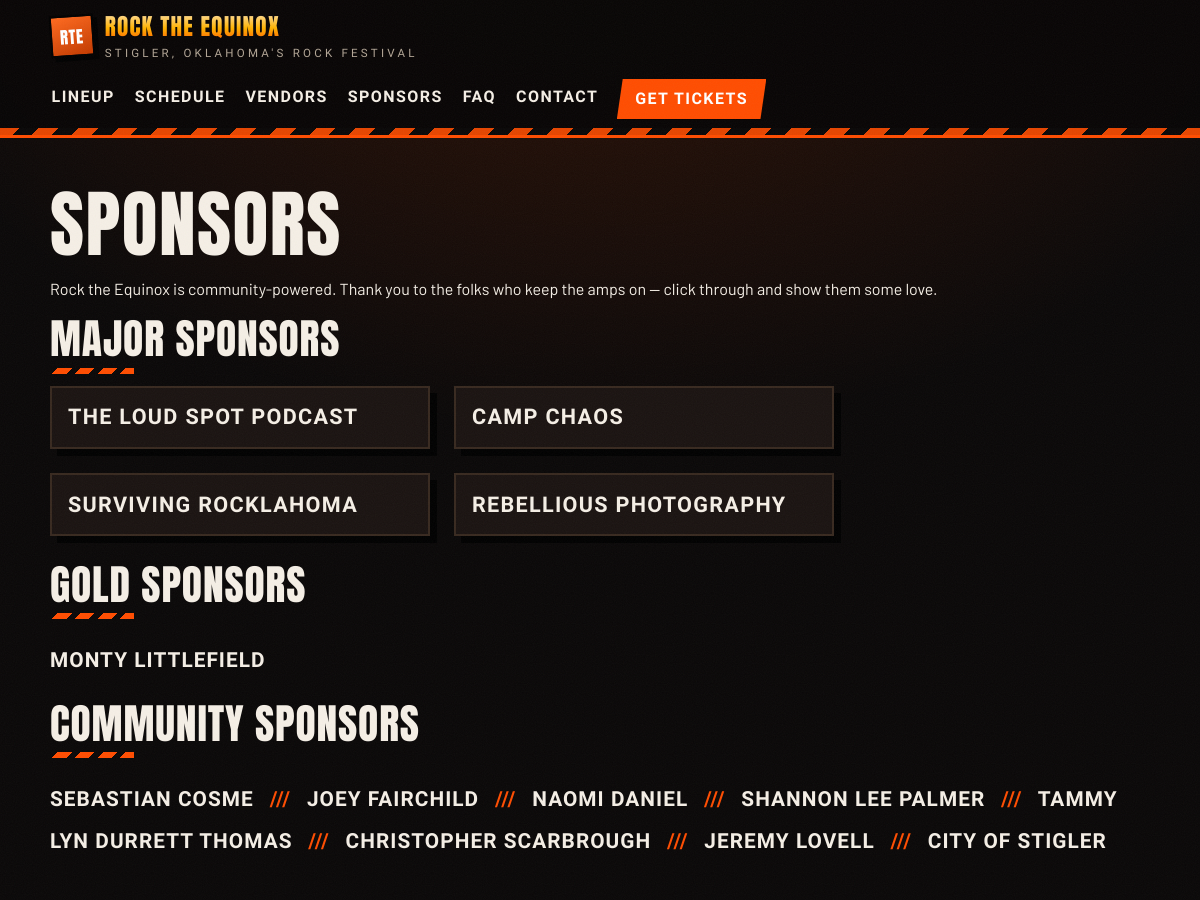
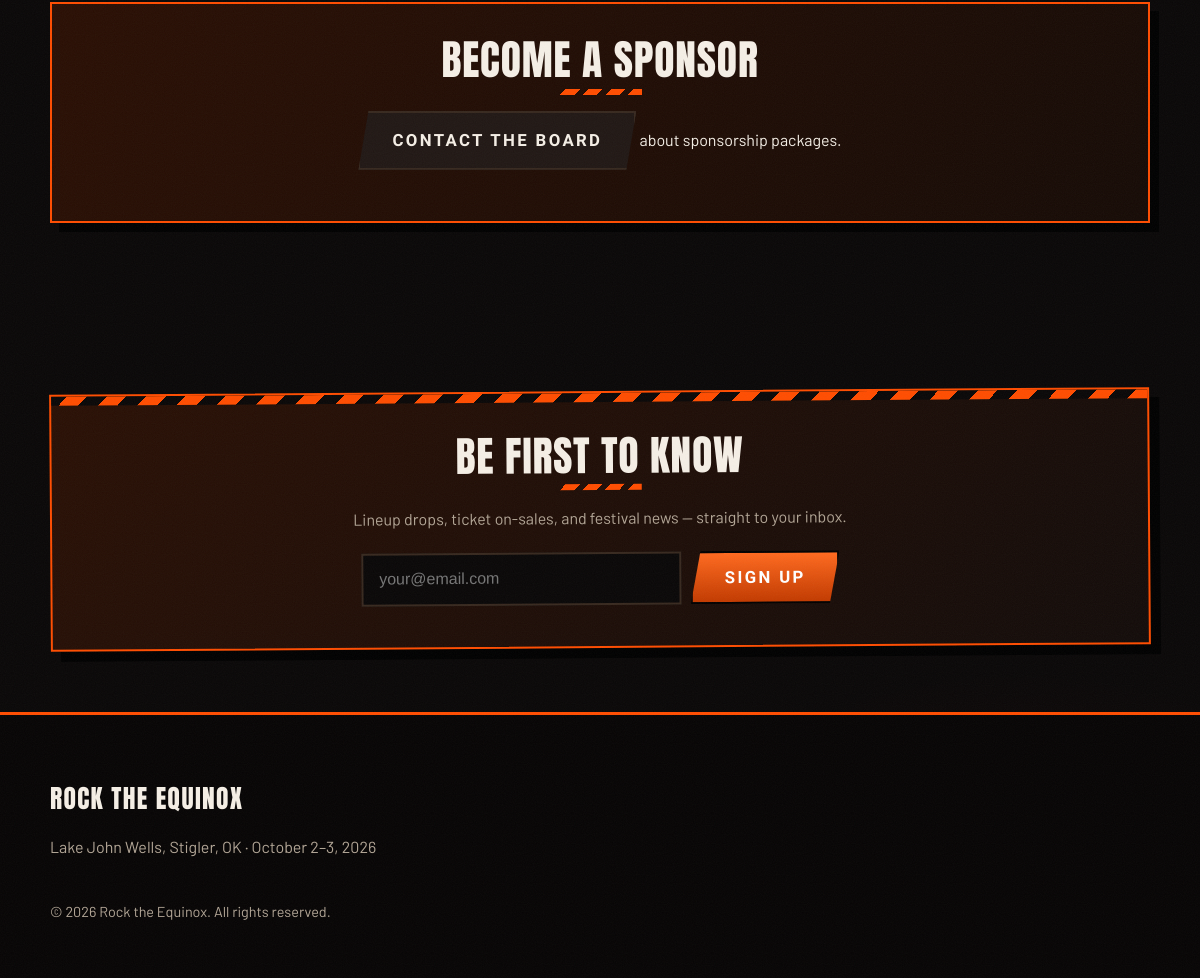
Page /sponsors.php on the committed database (2 pictures, top to bottom).
### tables this page shows
CREATE TABLE IF NOT EXISTS sponsors (
    id INT AUTO_INCREMENT PRIMARY KEY,
    name VARCHAR(120) NOT NULL,
    tier VARCHAR(40) DEFAULT 'Bronze',
    logo_url VARCHAR(255) DEFAULT '',
    website VARCHAR(255) DEFAULT '',
    sort_order INT DEFAULT 0
);

CREATE TABLE IF NOT EXISTS settings (
    `key` VARCHAR(60) PRIMARY KEY,
    `value` TEXT
);

### includes/db.php (called while the page is built, shortened)
<?php
function setting(PDO $pdo, string $key, string $default = ''): string {
    static $cache = [];
    if (!array_key_exists($key, $cache)) {
        $stmt = $pdo->prepare('SELECT `value` FROM settings WHERE `key` = ?');
        $stmt->execute([$key]);
        $cache[$key] = $stmt->fetchColumn() ?: $default;
    }
    return $cache[$key];
}
function e(string $s): string {
    return htmlspecialchars($s, ENT_QUOTES, 'UTF-8');
}

### public/sponsors.php (the view, shortened to what this page needs)
<?php
require_once __DIR__ . '/../includes/header.php';
$sponsors = $pdo->query("SELECT * FROM sponsors ORDER BY sort_order ASC, name ASC")->fetchAll();
$majors = [];
$others = [];
foreach ($sponsors as $s) {
    if (strcasecmp($s['tier'], 'Major') === 0) { $majors[] = $s; }
    else { $others[$s['tier']][] = $s; }
}
?>
<h1>Sponsors</h1>
<p>Rock the Equinox is community-powered. Thank you to the folks who keep the amps on — click through and show them some love.</p>
<?php if ($majors): ?>
<h2>Major sponsors</h2>
<div class="sponsor-majors">
<?php foreach ($majors as $s): ?>
    <article class="sponsor-major">
        <?php if ($s['website']): ?>
        <a href="<?= e($s['website']) ?>" target="_blank" rel="noopener">
            <span class="sponsor-name"><?= e($s['name']) ?></span>
        </a>
        <?php else: ?>
            <span class="sponsor-name"><?= e($s['name']) ?></span>
        <?php endif; ?>
    </article>
<?php endforeach; ?>
</div>
<?php endif; ?>
<?php foreach ($others as $tier => $list): ?>
<h2><?= e($tier) ?> sponsors</h2>
<p class="sponsor-names">
<?php foreach ($list as $i => $s): ?>
    <?php if ($i): ?><span class="sep">///</span><?php endif; ?>
    <?php if ($s['website']): ?><a href="<?= e($s['website']) ?>" target="_blank" rel="noopener"><?= e($s['name']) ?></a><?php else: ?><?= e($s['name']) ?><?php endif; ?>
<?php endforeach; ?>
</p>
<?php endforeach; ?>
<section class="cta-band">
    <h2>Become a sponsor</h2>
    <p><a class="btn" href="contact.php">Contact the board</a> about sponsorship packages.</p>
</section>
<?php require_once __DIR__ . '/../includes/footer.php'; ?>

### includes/header.php (shortened to what this page needs)
<?php
require_once __DIR__ . '/db.php';
$siteName = setting($pdo, 'site_name', 'Rock the Equinox');
$tagline  = setting($pdo, 'tagline', '');
$ticketUrl = setting($pdo, 'ticket_url', '');
?>
<!DOCTYPE html>
<html lang="en">
<head>
<link rel="stylesheet" href="assets/css/style.css">
</head>
<body>
<header class="site-header">
    <div class="wrap">
        <a class="brand" href="index.php">
            <span class="brand-mark" aria-hidden="true">RTE</span>
            <span>
            <span class="brand-name"><?= e($siteName) ?></span>
            <?php if ($tagline): ?><span class="brand-tag"><?= e($tagline) ?></span><?php endif; ?>
            </span>
        </a>
        <nav class="main-nav">
            <a href="lineup.php">Lineup</a>
            <a href="schedule.php">Schedule</a>
            <a href="vendors.php">Vendors</a>
            <a href="sponsors.php">Sponsors</a>
            <a href="faq.php">FAQ</a>
            <a href="contact.php">Contact</a>
            <a class="nav-cta" href="tickets.php">Get Tickets</a>
        </nav>
    </div>
</header>
<main class="wrap">

### includes/footer.php (shortened to what this page needs)
<?php
$subscribed = isset($_GET['subscribed']);
?>
</main>
<section class="wrap">
    <div class="newsletter-band">
        <h2>Be first to know</h2>
        <p class="muted">Lineup drops, ticket on-sales, and festival news — straight to your inbox.</p>
        <?php if ($subscribed): ?>
            <p class="success">You're on the list. See you in the pit.</p>
        <?php else: ?>
            <form class="newsletter-form" method="post" action="subscribe.php">
                <input type="email" name="email" placeholder="your@email.com" required>
                <button class="btn btn-primary" type="submit">Sign Up</button>
            </form>
        <?php endif; ?>
    </div>
</section>
<footer class="site-footer">
    <div class="wrap">
        <div class="footer-grid">
            <div>
                <p><strong><?= e(strtoupper(setting($pdo, 'site_name', 'Rock the Equinox'))) ?></strong></p>
                <p class="muted"><?= e(setting($pdo, 'venue', 'Stigler, OK')) ?> &middot; <?= e(setting($pdo, 'event_dates', 'Dates TBA')) ?></p>
            </div>
        </div>
        <p class="copyright">&copy; <?= date('Y') ?> <?= e(setting($pdo, 'site_name', 'Rock the Equinox')) ?>. All rights reserved.</p>
    </div>
</footer>
</body>
</html>

### rows in the picture
sponsors: name "THE LOUD SPOT PODCAST"
sponsors: name "CAMP CHAOS"
sponsors: name "SURVIVING ROCKLAHOMA"
sponsors: name "REBELLIOUS PHOTOGRAPHY"
sponsors: name "MONTY LITTLEFIELD"
sponsors: name "SEBASTIAN COSME"
sponsors: name "JOEY FAIRCHILD"
sponsors: name "NAOMI DANIEL"
sponsors: name "SHANNON LEE PALMER"
sponsors: name "TAMMY LYN DURRETT THOMAS"
sponsors: name "CHRISTOPHER SCARBROUGH"
sponsors: name "JEREMY LOVELL"
sponsors: name "CITY OF STIGLER"
settings: value "Lake John Wells, Stigler, OK"
settings: value "October 2–3, 2026"

### other values in the picture
$tagline "STIGLER, OKLAHOMA'S ROCK FESTIVAL"
$tier "GOLD"
$tier "COMMUNITY"
setting($pdo, 'site_name', 'Rock the Equinox') "ROCK THE EQUINOX"
setting($pdo, 'site_name', 'Rock the Equinox') "Rock the Equinox"
